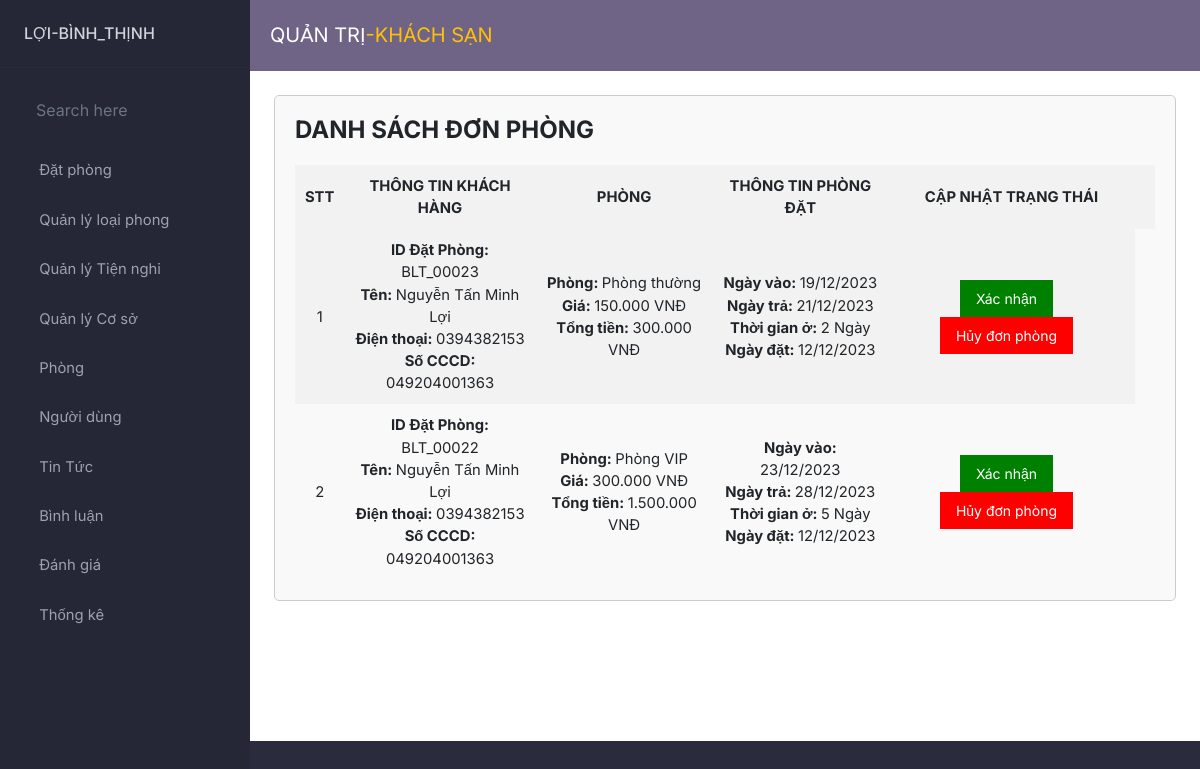
/admin/index.php?act=phongmoidat, run on the app's committed database.
### tables this page shows
CREATE TABLE `don_phong` (
  `id` int(11) NOT NULL,
  `id_phong` int(11) DEFAULT NULL,
  `id_khachhang` int(11) DEFAULT NULL,
  `ngay_datphong` varchar(25) DEFAULT NULL,
  `ngay_nhanphong` varchar(25) DEFAULT NULL,
  `ngay_traphong` varchar(25) DEFAULT NULL,
  `so_luong` int(11) DEFAULT NULL,
  `ho_ten` varchar(100) DEFAULT NULL,
  `sdt` varchar(15) DEFAULT NULL,
  `email` varchar(100) DEFAULT NULL,
  `cccd` varchar(15) DEFAULT NULL,
  `so_ngay_o` int(11) DEFAULT NULL,
  `tong_tien` decimal(10,0) DEFAULT NULL,
  `trang_thai_don_phong` int(2) DEFAULT 0 COMMENT '0 chờ xac nhan 1 đã xác nhận 2 đã nhận phòng,thanh toan  3 đã trả phòng 4 hủy đặt phòng 5 đã đánh giá \r\n'
);

CREATE TABLE `phong` (
  `id` int(11) NOT NULL,
  `ma_loaiphong` int(11) NOT NULL,
  `hinh` varchar(255) DEFAULT NULL,
  `mo_ta` text DEFAULT NULL,
  `dien_tich` decimal(10,0) DEFAULT NULL,
  `gia_phong` decimal(10,0) DEFAULT NULL,
  `nguoi_lon` int(11) DEFAULT NULL,
  `tre_em` int(11) DEFAULT NULL,
  `trang_thai_phong` int(1) DEFAULT 0
);

CREATE TABLE `loai_phong` (
  `ma_loai` int(11) NOT NULL,
  `ten_loai` varchar(255) DEFAULT NULL
);

### model/pdo.php (called while the page is built, shortened)
<?php
function pdo_get_connection()
{
    $dburl = "mysql:host=localhost;dbname=du_an_1;charset=utf8";
    $username = 'root';
    $password = '';
    $conn = new PDO($dburl, $username, $password);
    $conn->setAttribute(PDO::ATTR_ERRMODE, PDO::ERRMODE_EXCEPTION);
    return $conn;
}
function pdo_query($sql)
{
    $sql_args = array_slice(func_get_args(), 1);
    try {
        $conn = pdo_get_connection();
        $stmt = $conn->prepare($sql);
        $stmt->execute($sql_args);
        $rows = $stmt->fetchAll();
        return $rows;
    } catch (PDOException $e) {
        throw $e;
    } finally {
        unset($conn);
    }
}
function pdo_query_one($sql)
{
    $sql_args = array_slice(func_get_args(), 1);
    try {
        $conn = pdo_get_connection();
        $stmt = $conn->prepare($sql);
        $stmt->execute($sql_args);
        $row = $stmt->fetch(PDO::FETCH_ASSOC);
        return $row;
    } catch (PDOException $e) {
        throw $e;
    } finally {
        unset($conn);
    }
}

### model/donphong.php (called while the page is built, shortened)
<?php
function list_donphong_trangthai($trang_thai)
{
    $sql = "SELECT * FROM don_phong WHERE trang_thai_don_phong='$trang_thai'order by id desc";
    $result = pdo_query($sql);
    return $result;
}

### model/phong.php (called while the page is built, shortened)
<?php
function lay_ten_loaiphong($ma_loaiphong)
{
    $sql = "SELECT * FROM loai_phong WHERE ma_loai='$ma_loaiphong'";
    $result = pdo_query_one($sql);
    extract($result);
    return $ten_loai;
}
function sua_phong($id)
{
    $sql = "SELECT * FROM phong WHERE id='$id'";
    $result = pdo_query_one($sql);
    return $result;
}

### admin/donphong/dansachdonphong.php (the view, shortened to what this page needs)
<div class="form-container1">
    <h1 class="admin__list-title">DANH SÁCH ĐƠN PHÒNG</h1>
    <div class="admin__list-table">
        <table class="admin__table">
            <tr>
                <th>STT</th>
                <th>THÔNG TIN KHÁCH HÀNG</th>
                <th>PHÒNG</th>
                <th>THÔNG TIN PHÒNG ĐẶT</th>
                <th>CẬP NHẬT TRẠNG THÁI</th>
                <th></th>
            </tr>
            <?php $soThuTu = 1; ?>
            <?php foreach ($danhsach_donphong as $donphong) {
                extract($donphong);
                $id_phong = $donphong['id_phong'];
                $tong = number_format((int)$donphong['tong_tien'], 0, '.', '.');
                $phong = sua_phong($id_phong);
                extract($phong);
                $ten_phong = lay_ten_loaiphong($phong['ma_loaiphong']);
                $gia = number_format((int)$phong['gia_phong'], 0, '.', '.');
            ?>
                <tr>
                    <td><?php echo $soThuTu; ?></td>
                    <td>
                        <span style=" font-weight: bold;" style=" font-weight: bold;">ID Đặt Phòng: </span>BLT_000<?php echo $donphong['id']; ?><br>
                        <span style=" font-weight: bold;">Tên: </span><?php echo $donphong['ho_ten']; ?><br>
                        <span style=" font-weight: bold;">Điện thoại: </span><?php echo $donphong['sdt']; ?><br>
                        <span style=" font-weight: bold;">Số CCCD: </span><?php echo $donphong['cccd']; ?><br>
                    </td>
                    <td>
                        <span style=" font-weight: bold;">Phòng: </span><?php echo $ten_phong; ?><br>
                        <span style=" font-weight: bold;">Giá: </span><?php echo $gia; ?> VNĐ<br>
                        <span style=" font-weight: bold;">Tổng tiền: </span><?php echo $tong; ?> VNĐ<br>
                    </td>
                    <td>
                        <span style=" font-weight: bold;">Ngày vào: </span><?php echo $donphong['ngay_nhanphong']; ?> <br>
                        <span style=" font-weight: bold;">Ngày trả: </span><?php echo $donphong['ngay_traphong']; ?> <br>
                        <span style=" font-weight: bold;">Thời gian ở: </span><?php echo $donphong['so_ngay_o']; ?> Ngày<br>
                        <?php if ($donphong['trang_thai_don_phong'] == 0) : ?>
                            <span style=" font-weight: bold;">Ngày đặt: </span><?php echo $donphong['ngay_datphong']; ?> <br>
                        <?php endif; ?>
                    </td>
                    <td>
                        <?php if ($donphong['trang_thai_don_phong'] == 0) : ?>
                            <div class="xacnhanhuy">
                                <form action="index.php?act=xac_nhan" method="post">
                                    <input class="xac_nhan" type="submit" onclick="xacnhandonphong()" value="Xác nhận" name="xac_nhan_donphong">
                                </form>
                                <form action="index.php?act=huy_donphong" method="post">
                                    <input class="huy_donphong" type="submit" onclick="huy_donphong()" value="Hủy đơn phòng" name="huy_donphong">
                                </form>
                            </div>
                        <?php endif; ?>
                    </td>
                </tr>
                <?php $soThuTu++; ?>
            <?php } ?>
        </table>
    </div>
</div>

### admin/css/style.css (style rules this page uses)
:root { --dk-gray-100: #F3F4F6; --dk-gray-200: #E5E7EB; --dk-gray-300: #D1D5DB; --dk-gray-400: #9CA3AF; --dk-gray-500: #6B7280; --dk-gray-600: #4B5563; --dk-gray-700: #374151; --dk-gray-800: #1F2937; --dk-gray-900: #111827; --dk-dark-bg: #313348; --dk-darker-bg: #2a2b3d; --navbar-bg-color: #6f6486; --sidebar-bg-color: #252636; --sidebar-width: 250px; }
* { margin: 0; padding: 0; box-sizing: border-box; }
body { font-family: 'Inter', sans-serif; background-color: var(--dk-darker-bg); font-size: .925rem; }

### admin/css/from.css (style rules this page uses)
.form-container1 { max-width: 2000px; margin: 0 auto; padding: 20px; border: 1px solid #ccc; border-radius: 5px; background-color: #f9f9f9; }
.admin__list-title { font-size: 24px; font-weight: bold; margin-bottom: 20px; }
.admin__table { width: 100%; border-collapse: collapse; }
.admin__table th { font-weight: bold; padding: 10px; text-align: center; background-color: #f2f2f2; }
.admin__table tr:nth-child(even) { background-color: #f2f2f2; }
.admin__table td { padding: 10px; text-align: center; }

### admin/donphong/dansachdonphong.php (style rules this page uses)
.xacnhanhuy form { display: inline-block; margin-right: 10px; }
.xac_nhan { background-color: green; color: white; border: none; padding: 8px 16px; text-align: center; text-decoration: none; display: inline-block; font-size: 14px; cursor: pointer; }
.huy_donphong { background-color: red; color: white; border: none; padding: 8px 16px; text-align: center; text-decoration: none; display: inline-block; font-size: 14px; cursor: pointer; }

### data on the page
don_phong: id "23", ho_ten "Nguyễn Tấn Minh Lợi", sdt "0394382153", cccd "049204001363", id_phong.ten_loai "Phòng thường", id_phong.gia_phong "150.000", tong_tien "300.000", ngay_nhanphong "19/12/2023", ngay_traphong "21/12/2023", so_ngay_o "2", ngay_datphong "12/12/2023"
don_phong: id "22", ho_ten "Nguyễn Tấn Minh Lợi", sdt "0394382153", cccd "049204001363", id_phong.ten_loai "Phòng VIP", id_phong.gia_phong "300.000", tong_tien "1.500.000", ngay_nhanphong "23/12/2023", ngay_traphong "28/12/2023", so_ngay_o "5", ngay_datphong "12/12/2023"
